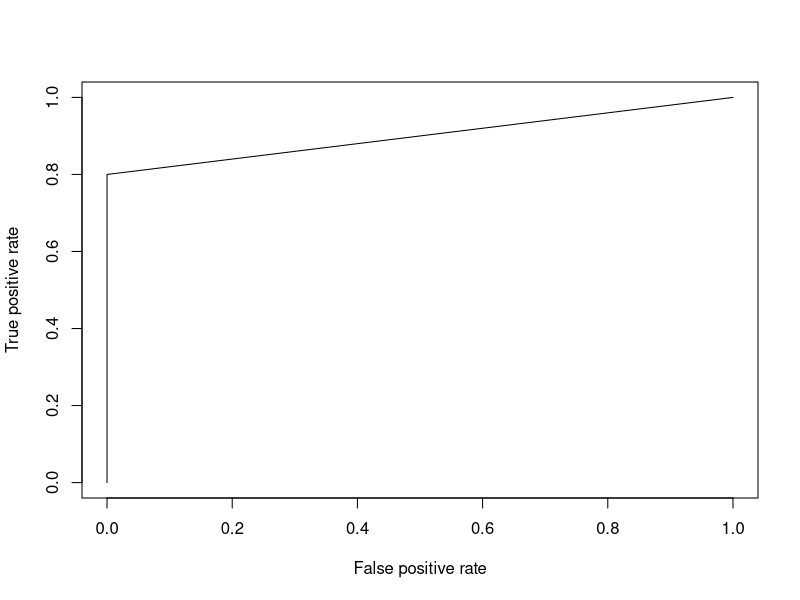
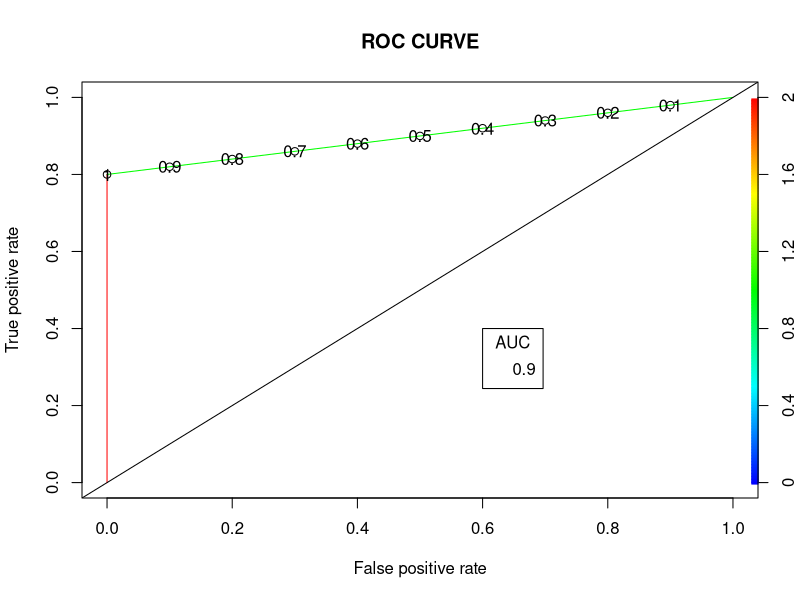

R code for these plots, in order:
## ---- chunk 1
install.packages("dpp")
# Installing the package
install.packages("dplyr")
# For Logistic regression
install.packages("caTools") 
 
# For ROC curve to evaluate model
install.packages("ROCR")
# Installing the package
 
# For Logistic regression
install.packages("caTools") 
 
# For ROC curve to evaluate model
install.packages("ROCR") 
## ---- chunk 2
    # Loading package
library(dplyr)
# Summary of dataset in package
summary(mtcars)
     
# Loading package
library(caTools)
library(ROCR)



     
     
# Loading package
library(caTools)
library(ROCR)



# Splitting dataset
split <- sample.split(mtcars, SplitRatio = 0.8)
split
 
train_reg <- subset(mtcars, split == "TRUE")
test_reg <- subset(mtcars, split == "FALSE")
 
# Training model
logistic_model <- glm(vs ~ wt + disp,
                    data = train_reg,
                    family = "binomial")
logistic_model
 
# Summary
summary(logistic_model)


predict_reg <- predict(logistic_model,
                       test_reg, type = "response")
predict_reg

# Changing probabilities
predict_reg <- ifelse(predict_reg >0.5, 1, 0)
 
# Evaluating model accuracy
# using confusion matrix
table(test_reg$vs, predict_reg)
 
missing_classerr <- mean(predict_reg != test_reg$vs)
print(paste('Accuracy =', 1 - missing_classerr))
 
# ROC-AUC Curve
ROCPred <- prediction(predict_reg, test_reg$vs)
ROCPer <- performance(ROCPred, measure = "tpr",
                      x.measure = "fpr")
 
auc <- performance(ROCPred, measure = "auc")
auc <- auc@y.values[[1]]
auc
 
# Plotting curve
plot(ROCPer)
plot(ROCPer, colorize = TRUE,
     print.cutoffs.at = seq(0.1, by = 0.1),
     main = "ROC CURVE")
abline(a = 0, b = 1)
 
auc <- round(auc, 4)
legend(.6, .4, auc, title = "AUC", cex = 1)
